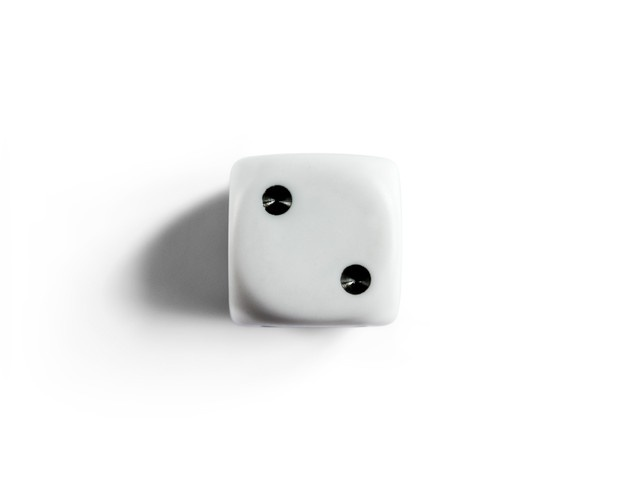
#> input picture lesson7/0.jpg, 626 x 478 px, found by its file name
$ jupyter execute sudoku_.ipynb
#> lines starting #> are read from the running program, lines starting #| are printed output that depends on the picture; after the words box and inside, x2 and y2 are one past the last pixel; in counts of white or black regions, pixels touching at a corner belong together
[cell 1]
import cv2
import numpy as np
import matplotlib.pyplot as plt
from imutils.perspective import four_point_transform

[cell 2]
img = cv2.imread("0.jpg")
#> img is the input picture: shape (478, 626, 3); mean B, G, R 243.9, 244, 243.8
img_gray = cv2.cvtColor(img, cv2.COLOR_BGR2GRAY)

[cell 3]
img_blurred = cv2.GaussianBlur(img_gray, (7, 7), 3)

plt.imshow(img_blurred, cmap="gray")

[cell 4]
thresh = cv2.adaptiveThreshold(img_blurred, 255, cv2.ADAPTIVE_THRESH_GAUSSIAN_C, cv2.THRESH_BINARY, 11, 2)
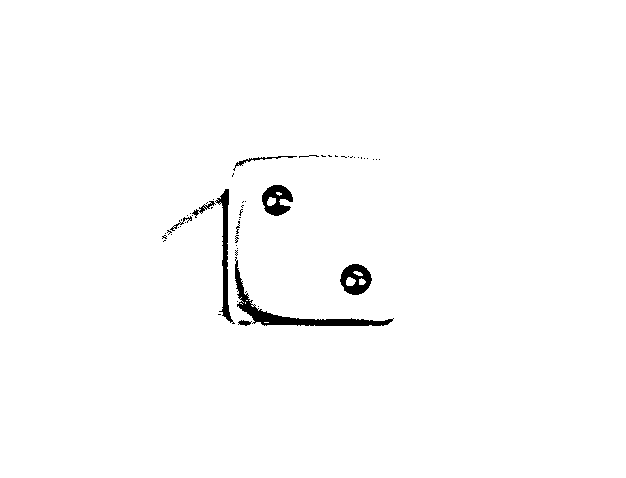
#> thresh: shape (478, 626); 98.7% white; 54 black regions (44 under 20 px), largest, box (x1, y1, x2, y2) and area: (235, 257, 394, 326) 1438, (215, 189, 235, 324) 749, (340, 264, 372, 295) 608
plt.imshow(thresh, cmap="gray")

[cell 5]
thresh = cv2.bitwise_not(thresh)
#> thresh: shape (478, 626); 1.3% white; 54 white regions (44 under 20 px)
plt.imshow(thresh, cmap="gray")

[cell 6]
contours = cv2.findContours(thresh, cv2.RETR_EXTERNAL, cv2.CHAIN_APPROX_SIMPLE)
#> contours = 54 contours, 46 with area under 20; largest, box (x1, y1, x2, y2) and area: (235, 257, 394, 326) 1242, (340, 264, 372, 295) 702, (262, 185, 293, 216) 616, (215, 189, 235, 324) 605, (192, 201, 216, 218) 66, (233, 156, 297, 171) 61, (238, 320, 252, 326) 36, (170, 216, 192, 231) 32
contours = contours[0]

[cell 7]
contours = sorted(contours, key=cv2.contourArea, reverse= True)

[cell 8]
sudoku_contour = None

for contour in contours:
    epsilon = 0.02 * cv2.arcLength(contour, True)
    approx = cv2.approxPolyDP(contour, epsilon, True)

    if len(approx) == 4:
        sudoku_contour = approx
        break
#> this loop made 19 passes
#> (epsilon, sudoku_contour) on pass 19: (0.108, [[335, 155], [335, 156], [337, 156], [336, 156]])
#> epsilon on passes 1 to 6: 9.96, 2.02, 2.54, 6.38, 1.85, 3.16


if sudoku_contour is None:

    print("شرمنده داداش نمیتونم سودوکو رو برات پیدا کنم!!!!....")

[cell 9]
result = cv2.drawContours(img, [sudoku_contour], -1, (0, 0, 0), 5)
plt.imshow(result)

[cell 10]
result = four_point_transform(img, approx.reshape(4, 2))
#> result = [[255, 255, 255], [255, 255, 255]]
plt.imshow(result)
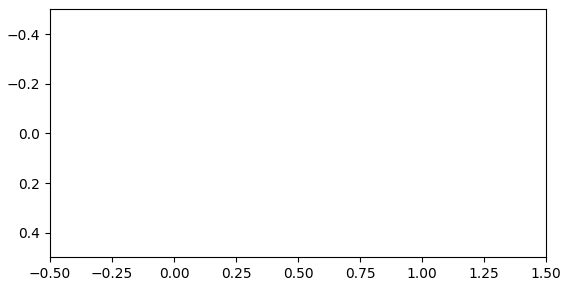
#> figure drawn by matplotlib, 1 panel

$ run again, with lesson7/1.jpg copied over lesson7/0.jpg
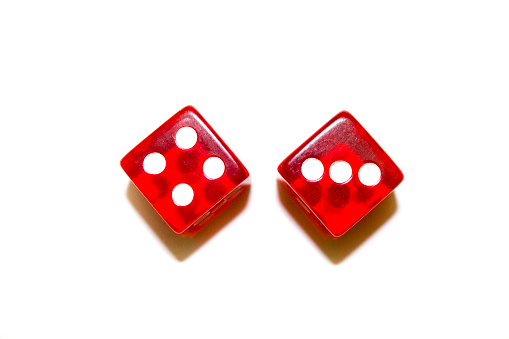
#> input picture lesson7/1.jpg, 509 x 339 px, found by its file name
#> img is the input picture: shape (339, 509, 3); mean B, G, R 225.7, 226.9, 247.3
#> `thresh = cv2.adaptiveThreshold(img_blurred, 255, cv2.ADAPTIVE_THRESH_G..`:
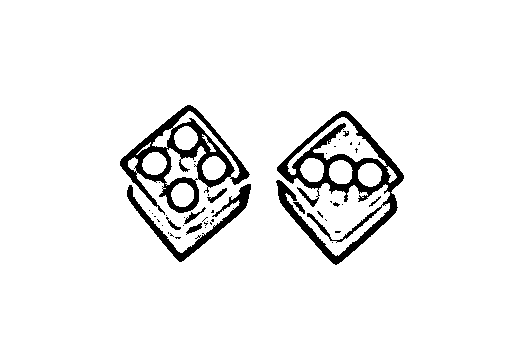
#> thresh: shape (339, 509); 93.7% white; 44 black regions (34 under 20 px), largest, box (x1, y1, x2, y2) and area: (276, 111, 404, 265) 5007, (120, 105, 250, 215) 3885, (127, 184, 251, 262) 1430
#> contours = 36 contours, 28 with area under 20; largest, box (x1, y1, x2, y2) and area: (276, 111, 404, 265) 7628, (120, 105, 250, 215) 7016, (127, 184, 251, 262) 1216, (207, 188, 227, 203) 66, (184, 207, 206, 224) 62, (186, 223, 202, 235) 60, (293, 202, 305, 214) 40, (166, 217, 181, 230) 36
#> the loop `for contour in contours:` made 12 passes
#> (epsilon, sudoku_contour) on pass 12: (0.228, [[335, 232], [339, 232], [340, 231], [335, 231]])
#> `result = four_point_transform(img, approx.reshape(4, 2))`: result = [[255, 255, 255], [255, 255, 255], [255, 255, 255], [255, 255, 255], [255, 255, 255]]
#> `[cell 10] result = four_point_transform(img, approx.reshape(4, 2)) plt..`:
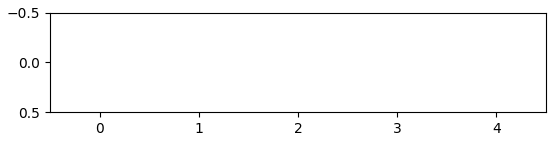
#> figure drawn by matplotlib, 1 panel

$ run again, with lesson7/2.jpg copied over lesson7/0.jpg
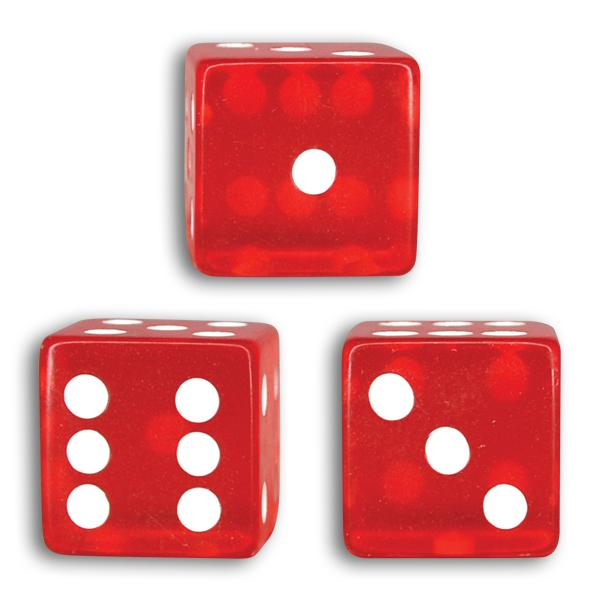
#> input picture lesson7/2.jpg, 600 x 600 px, found by its file name
#> img is the input picture: shape (600, 600, 3); mean B, G, R 167.5, 166.7, 230.6
#> `thresh = cv2.adaptiveThreshold(img_blurred, 255, cv2.ADAPTIVE_THRESH_G..`:
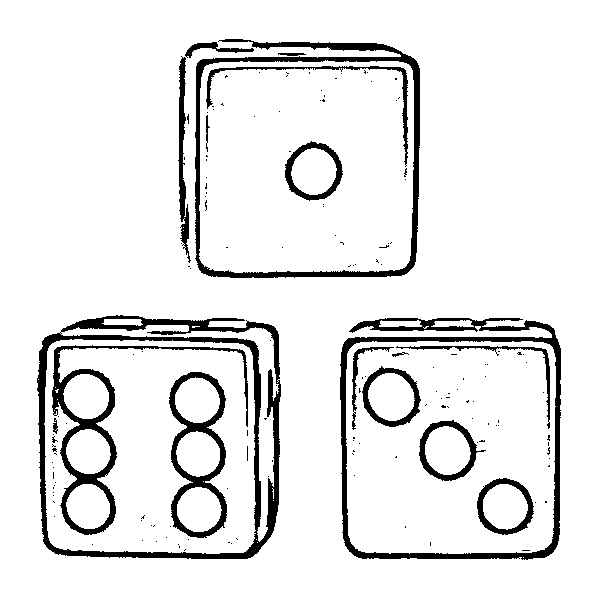
#> thresh: shape (600, 600); 90.8% white; 161 black regions (143 under 20 px), largest, box (x1, y1, x2, y2) and area: (37, 315, 281, 559) 7751, (340, 318, 561, 560) 5919, (195, 39, 420, 278) 5287
#> contours = 11 contours, 5 with area under 20; largest, box (x1, y1, x2, y2) and area: (37, 315, 281, 559) 55212, (340, 318, 561, 560) 49389, (195, 39, 420, 278) 49152, (178, 56, 191, 263) 842, (185, 42, 254, 58) 254, (278, 53, 306, 56) 36
#> the loop `for contour in contours:` made 1 pass
#> (epsilon, sudoku_contour) on pass 1: (20.89, [[45, 337], [46, 546], [256, 553], [275, 328]])
#> `result = four_point_transform(img, approx.reshape(4, 2))`:
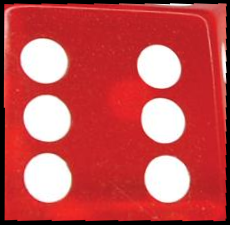
#> result: shape (225, 230, 3); mean B, G, R 80.4, 79.1, 197.3

$ run again, with lesson7/3.jpg copied over lesson7/0.jpg
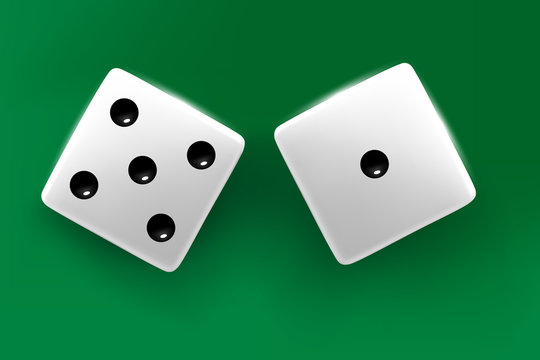
#> input picture lesson7/3.jpg, 540 x 360 px, found by its file name
#> img is the input picture: shape (360, 540, 3); mean B, G, R 89.9, 135.2, 52.7
#> `thresh = cv2.adaptiveThreshold(img_blurred, 255, cv2.ADAPTIVE_THRESH_G..`:
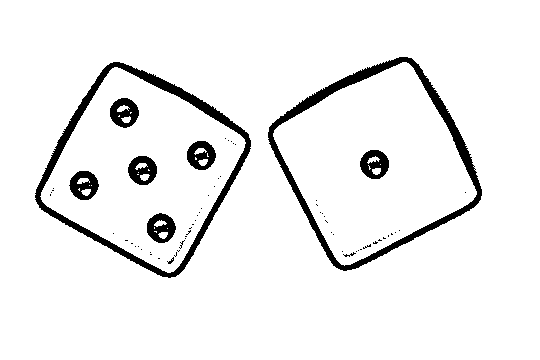
#> thresh: shape (360, 540); 93.8% white; 65 black regions (55 under 20 px), largest, box (x1, y1, x2, y2) and area: (268, 57, 482, 271) 4332, (35, 62, 251, 278) 4170, (110, 98, 139, 128) 557
#> contours = 2 contours; box (x1, y1, x2, y2) and area: (268, 57, 482, 271) 28961, (35, 62, 251, 278) 28702
#> the loop `for contour in contours:` made 1 pass
#> (epsilon, sudoku_contour) on pass 1: (14.78, [[411, 58], [269, 127], [343, 270], [480, 199]])
#> `result = four_point_transform(img, approx.reshape(4, 2))`:
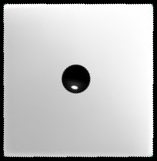
#> result: shape (161, 157, 3); mean B, G, R 192.8, 192.8, 192.7
